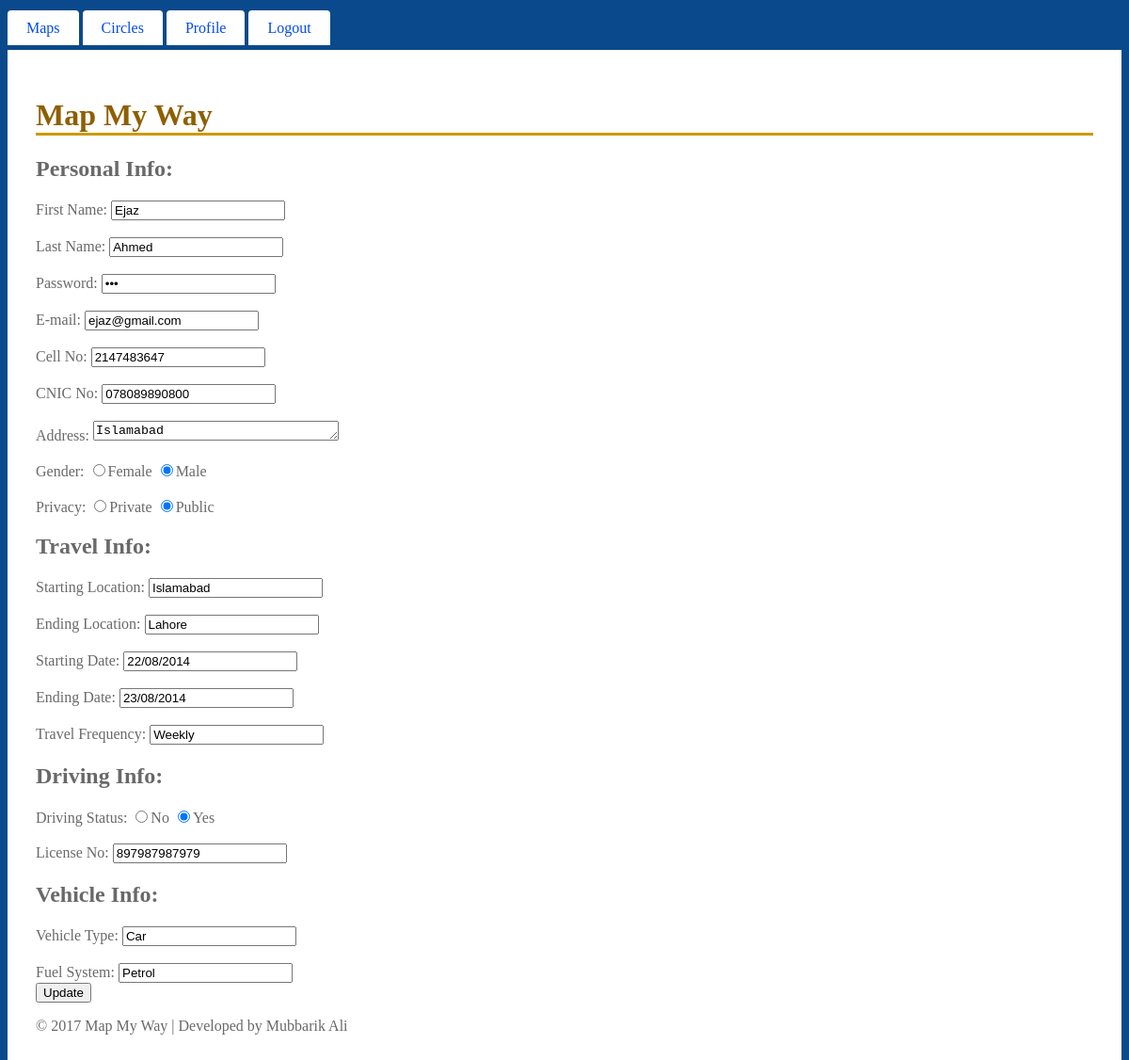
Page /code/profile.php (signed in) on the committed database.
### tables this page shows
CREATE TABLE IF NOT EXISTS `users` (
  `username` char(30) NOT NULL,
  `password` char(30) NOT NULL,
  `firstName` char(30) NOT NULL,
  `lastName` char(30) NOT NULL,
  `email` char(30) NOT NULL,
  `cellNo` int(30) NOT NULL,
  `driver` char(10) NOT NULL,
  `licenseNo` char(30) NOT NULL,
  `cnicNo` char(30) NOT NULL,
  `address` char(50) NOT NULL,
  `dateOfBirth` date NOT NULL,
  `gender` char(10) NOT NULL,
  `privacy` char(10) NOT NULL,
  `startLocation` char(200) NOT NULL,
  `endLocation` char(200) NOT NULL,
  `startDate` char(200) NOT NULL,
  `endDate` char(200) NOT NULL,
  `travelFrequency` char(50) NOT NULL,
  `vehicleType` char(50) NOT NULL,
  `fuelSystem` char(50) NOT NULL,
  `empId` char(50) NOT NULL,
  PRIMARY KEY (`username`)
);

### code/profile.php (the view, shortened to what this page needs)
 <!DOCTYPE html>
<html>
<head>
<link href="Site.css" rel="stylesheet">
<link href="*" rel="stylesheet" type="text/css">
</head>
<body>
<?php if ($_SESSION['user']>1000 && $_SESSION['user']<2000){include "adminHeader.php";}else{include "header.php";} ?>
<?php
include("config.php");
$con=mysqli_connect($server,$db_user,$db_pass,$database);
$result = mysqli_query($con,"SELECT * FROM users");
while($row = mysqli_fetch_array($result)) {
	if ($row['username']==$_SESSION['user']){
$firstName = $row['firstName'];
$lastName = $row['lastName'];
$password = $row['password'];
$email = $row['email'];
$gender = $row['gender'];
$privacy = $row['privacy'];
$address = $row['address'];
$cellNo = $row['cellNo'];
$driver = $row['driver'];
$licenseNo = $row['licenseNo'];
$cnicNo = $row['cnicNo'];
$startLocation = $row['startLocation'];
$endLocation = $row['endLocation'];
$startDate = $row['startDate'];
$endDate = $row['endDate'];
$travelFrequency = $row['travelFrequency'];
$vehicleType = $row['vehicleType'];
$fuelSystem = $row['fuelSystem'];
	}
}
?>
<div id="main">
<h1>Map My Way</h1>
<h2>Personal Info:</h2>
<form action="updateProfile.php" method="post">
First Name: <input type="text" name="firstName" value="<?php echo $firstName;?>">
<br><br>
Last Name: <input type="text" name="lastName"  value="<?php echo $lastName;?>">
<br><br>
Password: <input type="password" name="password" value="<?php echo $password;?>">
<br><br>
E-mail: <input type="text" name="email" value="<?php echo $email;?>">
<br><br>
Cell No: <input type="text" name="cellNo" value="<?php echo $cellNo;?>">
<br>
<br>
CNIC No: <input type="text" name="cnicNo" value="<?php echo $cnicNo;?>">
<br><br>
Address: <textarea name="address" rows="1" cols="30"><?php echo $address;?></textarea>
<br><br>
Gender:
<input type="radio" name="gender" <?php if (isset($gender) && $gender=="female") echo "checked";?>  value="female">Female
<input type="radio" name="gender" <?php if (isset($gender) && $gender=="male") echo "checked";?>  value="male">Male
<br><br>
Privacy:
<input type="radio" name="privacy" <?php if (isset($privacy) && $privacy=="private") echo "checked";?>  value="private">Private
<input type="radio" name="privacy" <?php if (isset($privacy) && $privacy=="public") echo "checked";?>  value="public">Public
<br>
<h2>Travel Info:</h2>
Starting Location: <input type="text" name="startLocation" value="<?php echo $startLocation;?>">
<br><br>
Ending Location: <input type="text" name="endLocation" value="<?php echo $endLocation;?>">
<br><br>
Starting Date: <input type="text" name="startDate" placeholder="DD/MM/YY" value="<?php echo $startDate;?>">
<br><br>
Ending Date: <input type="text" name="endDate" placeholder="DD/MM/YY" value="<?php echo $endDate;?>">
<br><br>
Travel Frequency: <input type="text" placeholder="Daily/Weekly/Other"
 name="travelFrequency" value="<?php echo $travelFrequency;?>">
<br>
<h2>Driving Info:</h2>
Driving Status:
<input type="radio" placeholder="<?php echo "checked";?>" name="driver" <?php if (isset($driver) && $driver=="No") echo "checked";?> value="No">No
<input type="radio" name="driver" <?php if (isset($driver) && $driver=="Yes") echo "checked";?> placeholder="<?php if (isset($driver) && $driver=="No") echo "checked";?>"  value="Yes">Yes
<br><br>
License No: <input type="text" name="licenseNo" value="<?php echo $licenseNo;?>">
<br>
<h2>Vehicle Info:</h2>
Vehicle Type: <input type="text" placeholder="Car/Vagen/Other"
 name="vehicleType" value="<?php echo $vehicleType;?>">
<br><br>
Fuel System: <input type="text" placeholder="Petrol/CNG/Diesel"
 name="fuelSystem" value="<?php echo $fuelSystem;?>">
<br>
<input type="submit" name="submit" value="Update">
</form>
<?php include "Footer.php"; ?>
        </div>
</body>
</html>

### code/Site.css (style rules this page uses)
body { font: "Trebuchet MS", Verdana, sans-serif; background-color: #0A498B; color: #696969; }
#main { padding: 30px; background-color: #ffffff; border-radius: 0 0 4px 4px; }
h1 { font: Georgia, serif; border-bottom: 3px solid #cc9900; color: #8E5F00; }

### rows in the picture
users: firstName "Ejaz", lastName "Ahmed", email "ejaz@gmail.com", cellNo "2147483647", cnicNo "078089890800", address "Islamabad", gender "☑", privacy "☑", startLocation "Islamabad", endLocation "Lahore", startDate "22/08/2014", endDate "23/08/2014", travelFrequency "Weekly", driver "☑", licenseNo "897987987979", vehicleType "Car", fuelSystem "Petrol"
